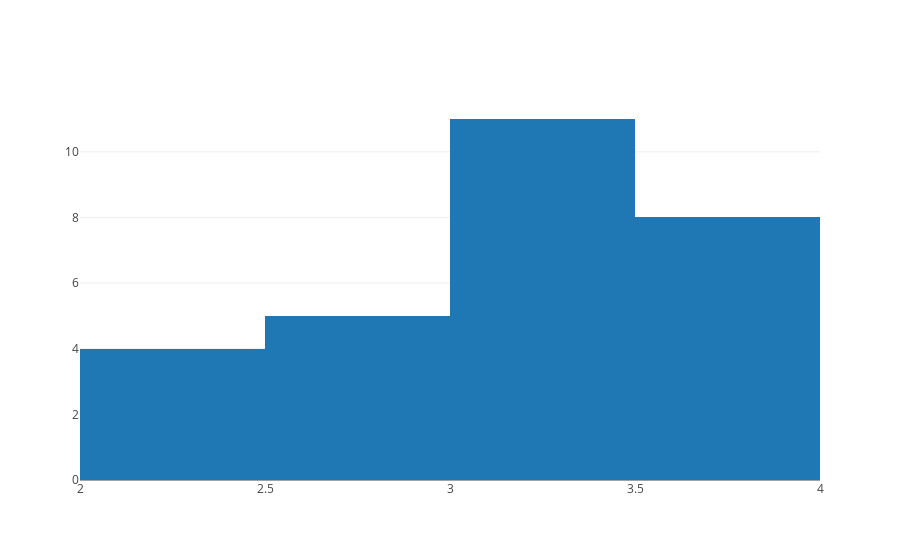

The code cell stored with this chart in its notebook:
### Code cell
#Histograma usando plotly
import plotly 
import plotly.graph_objs as go
plotly.offline.init_notebook_mode(connected=True)

x = datos1['gpa']
data = [go.Histogram(x=x)]

plotly.offline.iplot(data, filename='histograma en plotly')

### Figure 1 — Plotly figure (JSON) as saved in the notebook; plotly's stock layout.template omitted (floating-point values rounded to 4 significant figures)
{"data": [{"type": "histogram", "uid": "87eeeb33-1207-4ec1-989d-a60060e63089", "x": [3.6, 3.6, 3.61, 2.38, 3.15, 3.17, 2.15, 3.86, 3.19, 3.66, 3.35, 3.17, 3.23, 3.36, 2.88, 2.8, 2.5, 3.46, 2.74, 3.07, 2.2, 2.39, 3.05, 3.55, 3.03, 3.61, 2.73, 3.54]}], "layout": {}}
